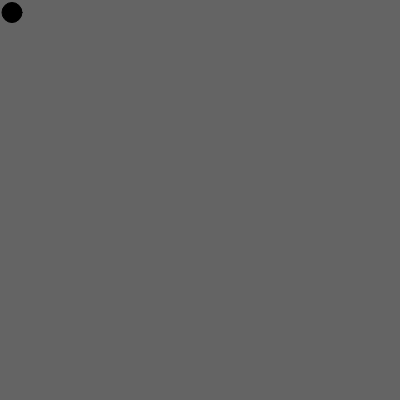
Frame 1 (no input)
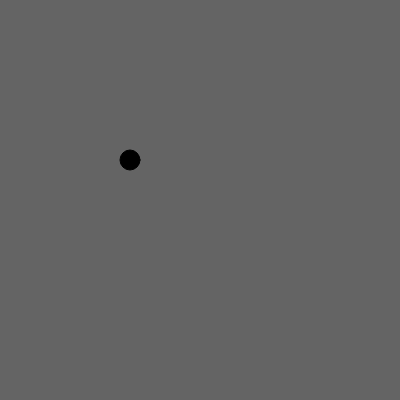
Frame 60 (no input)
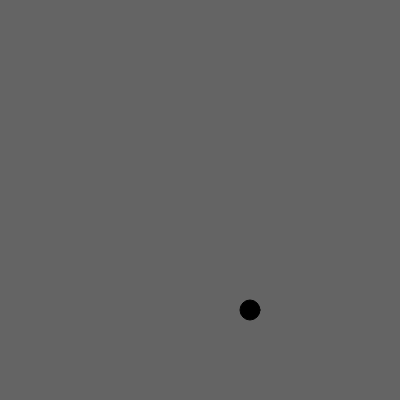
Frame 120 (the mouse pressed at the canvas centre since frame 60)

The p5.js sketch that drew these frames (run headless with seeded random() and noise() and a simulated clock; from frame 60 on, the mouse is pressed at the canvas centre):

// p5.js sketch
// ── sketch.js
var circleX;
var circleY;
var circleSpeedX;
var circleSpeedY;

var circleSize;

function setup() {
	createCanvas(400, 400);
	circleX = 10;
	circleY = 10;
	circleSpeedX = 2;
	circleSpeedY = 2.5;
	circleSize = 20;
}

function draw () {
	background(100);
	fill(0);
	moveCircle();
	checkEdges();
	drawCircle();
}

function moveCircle () {
	circleX += circleSpeedX;
	//circleX = circleX + circleSpeedX; (which means circle X +=circleSpeedX)
	circleY += circleSpeedY;
}

function checkEdges() {
	if (circleX < 0) {
		circleX = 0;
		circleSpeedX *= -1;
	} else if (circleX > width) {
		circleX = width;
		circleSpeedX *= -1;
	}

	if (circleY < 0) {
		circleY = 0;
		circleSpeedY *= -1;
	} else if (circleY > height) {
		circleY = height;
		circleSpeedY *= -1;
	}
}

function drawCircle() {
	ellipse(circleX, circleY, circleSize, circleSize);
}
